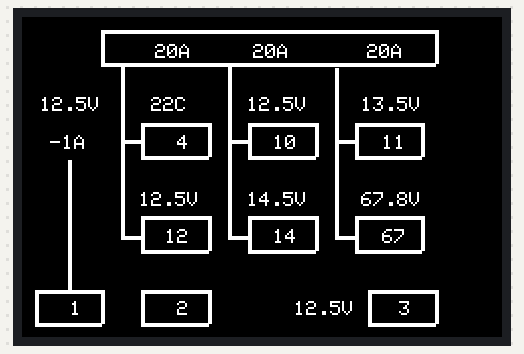
The sketch below on a simulated Arduino Uno, built with avr-gcc and run on an emulated ATmega328P. Shown: 480×320 colour display.

Above: at 0.66 s.
At 5.54 s:
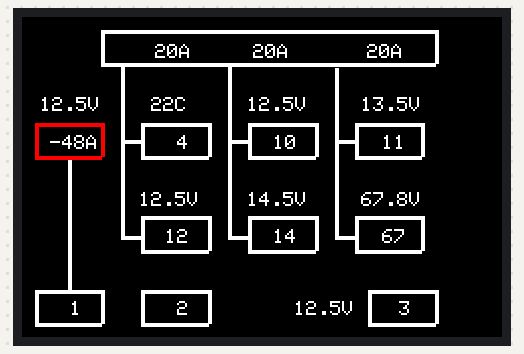
At 10.42 s:
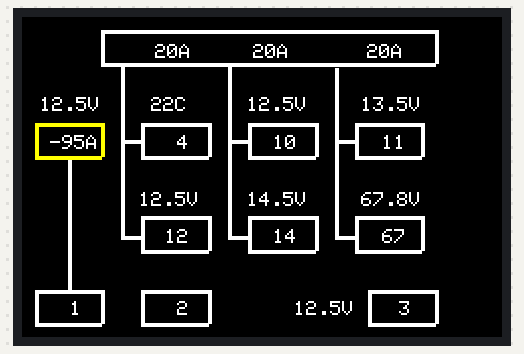
At 20.26 s:
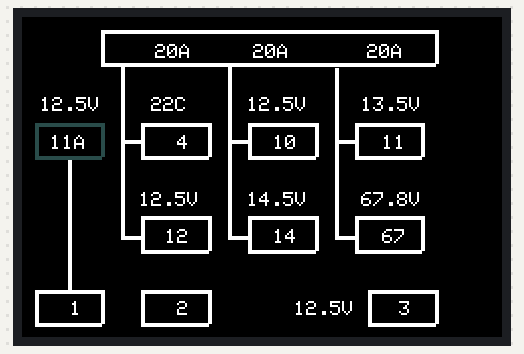
At 27.72 s:
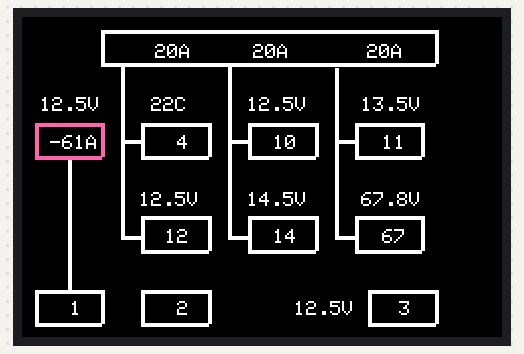
At 39.85 s:
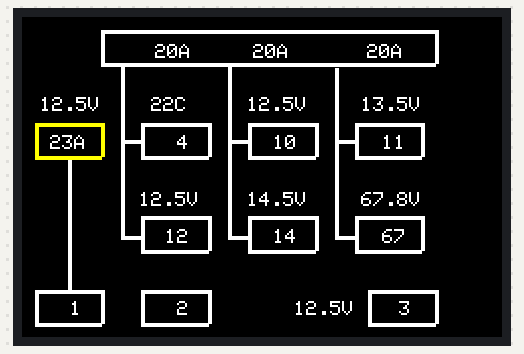

The sketch:

BatterySynoptics.ino
```cpp
// (licence header left out)
//--------------------------------------------------------------------
//  Included Files
//--------------------------------------------------------------------
#include <SPI.h>
#include "Adafruit_GFX.h"
#include "Adafruit_HX8357.h"
#include "DrawingObjects.h"
#include "Box.h"
#include "Text.h"

//--------------------------------------------------------------------
//  Pin Defines
//--------------------------------------------------------------------
#define TFT_CS    5
#define TFT_DC    6
#define TFT_RST   9

//--------------------------------------------------------------------
//  Constants
//--------------------------------------------------------------------
const int MAX_ITEMS = 45;

//--------------------------------------------------------------------
//  Enum
//--------------------------------------------------------------------
enum SYNOPTICS
{
  C1_SINGLE_CHARGER = 0,
  C3_THREE_CHARGER,
  B_1ST_COL_TOP,
  B_1ST_COL_BOTTOM,
  B_2ND_COL_TOP,
  B_2ND_COL_BOTTOM,
  B_3RD_COL_TOP,
  B_3RD_COL_BOTTOM,
  B_HOT_SLOT,
  B_SPARE_SLOT,
  B_TEST_SLOT,
  L_HOT_CHARGE,
  L_1ST_COL_1ST_SEG,
  L_1ST_COL_2ND_SEG,
  L_1ST_COL_1ST_SLOT,
  L_1ST_COL_2ND_SLOT,
  L_2ND_COL_1ST_SEG,
  L_2ND_COL_2ND_SEG,
  L_2ND_COL_1ST_SLOT,
  L_2ND_COL_2ND_SLOT,
  L_3RD_COL_1ST_SEG,
  L_3RD_COL_2ND_SEG,
  L_3RD_COL_1ST_SLOT,
  L_3RD_COL_2ND_SLOT,
  A1_SINGLE_AMPS,
  A2_FIRST_AMPS,
  A3_SECOND_AMPS,
  A4_THIRD_AMPS,
  ID_HOT_SLOT,
  ID_TEST_SLOT,
  ID_SPARE_SLOT,
  ID_1ST_SLOT,
  ID_2ND_SLOT,
  ID_3RD_SLOT,
  ID_4TH_SLOT,
  ID_5TH_SLOT,
  ID_6TH_SLOT,
  M_HOT_SLOT,
  M_TEST_SLOT,
  M_1ST_SLOT,
  M_2ND_SLOT,
  M_3RD_SLOT,
  M_4TH_SLOT,
  M_5TH_SLOT,
  M_6TH_SLOT,
  END_DRAWING_LIST  //This must be the last item in the list
};

//--------------------------------------------------------------------
//  Globals
//--------------------------------------------------------------------
Adafruit_HX8357 gTft = Adafruit_HX8357(TFT_CS, TFT_DC, TFT_RST);

//--------------------------------------------------------------------
//  Locals
//--------------------------------------------------------------------
DrawingObjects* mItems[MAX_ITEMS];

/*****************************************************************************
 **
 **  Purpose:
 **      Setup the code
 **
 **  Notes: none
 **
 *****************************************************************************/
void setup()
{
  Serial.begin(115200);

  //====================================================================
  // Setup the items
  //====================================================================
  mItems[C1_SINGLE_CHARGER] = new Box(13, 106, 79, 139, 4, 0xFFFF);
  mItems[C3_THREE_CHARGER] = new Box(79, 13, 413, 46, 4, 0xFFFF);
  mItems[B_1ST_COL_TOP] = new  Box(119, 106, 186, 139, 4, 0xFFFF);
  mItems[B_1ST_COL_BOTTOM] = new Box(119, 199, 186, 233, 4, 0xFFFF);

  mItems[B_2ND_COL_TOP] = new Box(226, 106, 293, 139, 4, 0xFFFF);
  mItems[B_2ND_COL_BOTTOM] = new Box(226, 199, 293, 233, 4, 0xFFFF);
  mItems[B_3RD_COL_TOP] = new Box(333, 106, 399, 139, 4, 0xFFFF);
  mItems[B_3RD_COL_BOTTOM] = new Box(333, 199, 399, 233, 4, 0xFFFF);

  mItems[B_HOT_SLOT] = new Box(13, 273, 79, 306, 4, 0xFFFF);
  mItems[B_SPARE_SLOT] = new Box(119, 273, 186, 306, 4, 0xFFFF);
  mItems[B_TEST_SLOT] = new Box(346, 273, 413, 306, 4, 0xFFFF);

  mItems[L_HOT_CHARGE] = new Line(46, 139, 46, 273, 4, 0xFFFF);

  mItems[L_1ST_COL_1ST_SEG] = new Line(99, 50, 99, 125, 4, 0xFFFF);
  mItems[L_1ST_COL_2ND_SEG] = new Line(99, 126, 99, 219, 4, 0xFFFF);
  mItems[L_1ST_COL_1ST_SLOT] = new Line(99, 123, 119, 123, 4, 0xFFFF);
  mItems[L_1ST_COL_2ND_SLOT] = new Line(99, 219, 119, 219, 4, 0xFFFF);

  mItems[L_2ND_COL_1ST_SEG] = new Line(206, 50, 206, 125, 4, 0xFFFF);
  mItems[L_2ND_COL_2ND_SEG] = new Line(206, 126, 206, 219, 4, 0xFFFF);
  mItems[L_2ND_COL_1ST_SLOT] = new Line(206, 123, 226, 123, 4, 0xFFFF);
  mItems[L_2ND_COL_2ND_SLOT] = new Line(206, 219, 226, 219, 4, 0xFFFF);

  mItems[L_3RD_COL_1ST_SEG] = new Line(313, 51, 313, 122, 4, 0xFFFF);
  mItems[L_3RD_COL_2ND_SEG] = new Line(313, 123, 313, 219, 4, 0xFFFF);
  mItems[L_3RD_COL_1ST_SLOT] = new Line(313, 123, 333, 123, 4, 0xFFFF);
  mItems[L_3RD_COL_2ND_SLOT] = new Line(313, 219, 333, 219, 4, 0xFFFF);

  mItems[A1_SINGLE_AMPS] = new Text(28, 118, 2, 0xFFFF, (char*)"20A");
  mItems[A2_FIRST_AMPS] = new Text(133, 27, 2, 0xFFFF, (char*)"20A");
  mItems[A3_SECOND_AMPS] = new Text(231, 27, 2, 0xFFFF, (char*)"20A");
  mItems[A4_THIRD_AMPS] = new Text(345, 27, 2, 0xFFFF, (char*)"20A");

  mItems[ID_HOT_SLOT] = new Text(36, 284, 2, 0xFFFF, (char*)" 1");
  mItems[ID_TEST_SLOT] = new Text(365, 284, 2, 0xFFFF, (char*)" 3");
  mItems[ID_SPARE_SLOT] = new Text(143, 284, 2, 0xFFFF, (char*)" 2");
  mItems[ID_1ST_SLOT] = new Text(143, 118, 2, 0xFFFF, (char*)" 4");
  mItems[ID_2ND_SLOT] = new Text(251, 118, 2, 0xFFFF, (char*)"10");
  mItems[ID_3RD_SLOT] = new Text(360, 118, 2, 0xFFFF, (char*)"11");
  mItems[ID_4TH_SLOT] = new Text(143, 212, 2, 0xFFFF, (char*)"12");
  mItems[ID_5TH_SLOT] = new Text(251, 212, 2, 0xFFFF, (char*)"14");
  mItems[ID_6TH_SLOT] = new Text(360, 212, 2, 0xFFFF, (char*)"67");

  mItems[M_HOT_SLOT] = new Text(18, 80, 2, 0xFFFF, (char*)"12.5V");
  mItems[M_TEST_SLOT] = new Text(272, 284, 2, 0xFFFF, (char*)"12.5V");
  mItems[M_1ST_SLOT] = new Text(117, 80, 2, 0xFFFF, (char*)" 22C");
  mItems[M_2ND_SLOT] = new Text(225, 80, 2, 0xFFFF, (char*)"12.5V");
  mItems[M_3RD_SLOT] = new Text(339, 80, 2, 0xFFFF, (char*)"13.5V");
  mItems[M_4TH_SLOT] = new Text(117, 175, 2, 0xFFFF, (char*)"12.5V");
  mItems[M_5TH_SLOT] = new Text(225, 175, 2, 0xFFFF, (char*)"14.5V");
  mItems[M_6TH_SLOT] = new Text(339, 175, 2, 0xFFFF, (char*)"67.8V");

  //====================================================================
  // Start the display
  //====================================================================
  gTft.begin();
  gTft.setRotation(1);
  gTft.fillScreen(HX8357_BLACK);
  delay(200);

  for(int i=0;i<MAX_ITEMS;i++)
  {
    mItems[i]->SetStandardColor(DrawingObjects::STANDARD_COLOR::WHITE);

    switch(mItems[i]->GetType())
    {
      case(DrawingObjects::TYPE_BOX):
        ((Box*)mItems[i])->Draw();
        break;
      case(DrawingObjects::TYPE_LINE):
        ((Line*)mItems[i])->Draw();
        break;
      case(DrawingObjects::TYPE_TEXT):
        ((Text*)mItems[i])->Draw();
        break;
    }
  }
}

Color gColor = 0;
int16_t gAmps=0;

/*****************************************************************************
 **
 **  Purpose:
 **      Idle Loop
 **
 **  Notes: none
 **
 *****************************************************************************/
void loop(void)
{
  mItems[0]->SetStandardColor((DrawingObjects::STANDARD_COLOR)gColor);

  if(0 == (gAmps%20))
  {
    gColor = (gColor+1)%16;
  }
  gAmps--;
  if(gAmps<-100)
  {
    gAmps = 100;
  }
  ((Text*)mItems[A1_SINGLE_AMPS])->SetAmps(gAmps);

  delay(100);
}
```

Box.cpp
```cpp
// (licence header left out)
//--------------------------------------------------------------------
//  Included Files
//--------------------------------------------------------------------
#include "Box.h"

/*****************************************************************************
 **
 **  Purpose:
 **      Constructor
 **
 **  Notes: none
 **
 *****************************************************************************/
Box::Box(int16_t oneX, int16_t oneY, int16_t twoX, int16_t twoY, int16_t size, Color color) : DrawingObjects(),
  mOne(oneX, oneY, twoX, oneY, size, color),
  mTwo(twoX, oneY, twoX, twoY, size, color),
  mThree(twoX, twoY, oneX, twoY, size, color),
  mFour(oneX, oneY, oneX, twoY, size, color)
{
    mType = DrawingObjects::TYPE_BOX;
}

/*****************************************************************************
 **
 **  Purpose:
 **      Seet the colors of the lines
 **
 **  Notes:
 **      None
 **
 *****************************************************************************/
void Box::SetColor(Color color)
{
  mOne.SetColor(color);
  mTwo.SetColor(color);
  mThree.SetColor(color);
  mFour.SetColor(color);
}

/*****************************************************************************
 **
 **  Purpose:
 **      Draw a Line in the saved color
 **
 **  Notes:
 **      None
 **
 *****************************************************************************/
void Box::Draw()
{
  mOne.Draw();
  mTwo.Draw();
  mThree.Draw();
  mFour.Draw();
}
```

Box.h
```cpp
// (licence header left out)
#ifndef BOX
#define BOX

//--------------------------------------------------------------------
//  Included Files
//--------------------------------------------------------------------
#include <Adafruit_GFX.h>
#include "DrawingObjects.h"
#include "Line.h"

//--------------------------------------------------------------------
//  Class Define
//--------------------------------------------------------------------
//  Name:
//     Box
//
//  Purpose:
//     The Box Item
//
//--------------------------------------------------------------------
class Box : public DrawingObjects
{
  //-------------------------------------------------------------
  //  Public
  //-------------------------------------------------------------
  public:
    Box(int16_t oneX, int16_t oneY, int16_t twoX, int16_t twoY, int16_t size, Color color);
    void Draw();
    void SetColor(Color color);

  //-------------------------------------------------------------
  //  Protected
  //-------------------------------------------------------------
  protected:
    Line mOne;
    Line mTwo;
    Line mThree;
    Line mFour;
};
#endif
```

DrawingObjects.cpp
```cpp
// (licence header left out)
//--------------------------------------------------------------------
//  Included Files
//--------------------------------------------------------------------
#include "DrawingObjects.h"
#include "Arduino.h"

/*****************************************************************************
 **
 **  Purpose:
 **      Constructor
 **
 **  Notes: none
 **
 *****************************************************************************/
DrawingObjects::DrawingObjects()
{
  mStandardColors[0] = 0x0000;              // BLACK
  mStandardColors[1] = 0xFFFF;              // WHITE
  mStandardColors[2] = 31727;               // GRAY
  mStandardColors[3] = 0xF800;              // RED
  mStandardColors[4] = 64192;               // ORANGE
  mStandardColors[5] = 0xFFE0;              // YELLOW
  mStandardColors[6] = 0x07E0;              // GREEN
  mStandardColors[7] = 0x001F;              // BLUE
  mStandardColors[8] = 37272;               // PURPLE
  mStandardColors[9] = 0xF81F;              // MAGENTA
  mStandardColors[10] = 0x07FF;             // CYAN
  mStandardColors[11] = 10857;              // DK_GRAY
  mStandardColors[12] = 7295;               // LT_BLUE
  mStandardColors[13] = 31712;              // DK_GREEN
  mStandardColors[14] = 64309;              // PINK
  mStandardColors[15] = 46113;              // GOLD
}

/*****************************************************************************
 **
 **  Purpose:
 **      Return the colors
 **
 **  Notes:
 **      None
 **
 *****************************************************************************/
Color DrawingObjects::GetColor()
{
  return mColor;
}

/*****************************************************************************
 **
 **  Purpose:
 **      Set one of the standard colors
 **
 **  Notes:
 **      None
 **
 *****************************************************************************/
void DrawingObjects::SetStandardColor(STANDARD_COLOR color)
{
  SetColor(mStandardColors[(int)color]);
}

/*****************************************************************************
 **
 **  Purpose:
 **      Get the standard color
 **
 **  Notes:
 **      None
 **
 *****************************************************************************/
DrawingObjects::STANDARD_COLOR DrawingObjects::GetStandardColor()
{
  for(int i=0;i<MAX_STANDARD_COLORS;i++)
  {
    if(mColor == mStandardColors[i])
    {
      return (STANDARD_COLOR)i;
    }
  }
  return DrawingObjects::STANDARD_COLOR::BLACK;
}

/*****************************************************************************
 **
 **  Purpose:
 **      Sets the color
 **
 **  Notes:
 **      None
 **
 *****************************************************************************/
void DrawingObjects::SetColor(Color color)
{
  mColor = color;
}

/*****************************************************************************
 **
 **  Purpose:
 **      Draw the item
 **
 **  Notes:
 **      None
 **
 *****************************************************************************/
void DrawingObjects::Draw()
{

}

/*****************************************************************************
 **
 **  Purpose:
 **      Return the type of item
 **
 **  Notes:
 **      None
 **
 *****************************************************************************/
int DrawingObjects::GetType(void)
{
  return mType;
}
```

DrawingObjects.h
```cpp
// (licence header left out)
#ifndef DRAWING_OBJECTS
#define DRAWING_OBJECTS

#include "Adafruit_HX8357.h"
#include "Adafruit_GFX.h"
#include <cstdint>

typedef uint32_t Color;

//--------------------------------------------------------------------
//  Class Define
//--------------------------------------------------------------------
//  Name:
//     DrawingObjects
//
//  Purpose:
//     The super class for drawing
//
//--------------------------------------------------------------------
class DrawingObjects
{
  //-------------------------------------------------------------
  //  Public
  //-------------------------------------------------------------
  public:
    static const int MAX_STANDARD_COLORS = 16;

    static const int TYPE_BOX = 0;
    static const int TYPE_LINE = 1;
    static const int TYPE_TEXT = 2;

    static enum STANDARD_COLOR
    {
      BLACK = 0,
      WHITE,
      GRAY,
      RED,
      ORANGE,
      YELLOW,
      GREEN,
      BLUE,
      PURPLE,
      MAGENTA,
      CYAN,
      LT_GRAY,
      LT_BLUE,
      DK_GREEN,
      PINK,
      GOLD
    } STANDARD_COLOR_ENUM;

    Color mStandardColors[MAX_STANDARD_COLORS];

    DrawingObjects();
    void Draw();
    int GetType(void);
    virtual void SetColor(Color color);
    Color GetColor();
    void SetStandardColor(STANDARD_COLOR color);
    STANDARD_COLOR GetStandardColor();

  //-------------------------------------------------------------
  //  Protected
  //-------------------------------------------------------------
  protected:
      Color mColor;
      int mType;
};
#endif
```

Line.cpp
```cpp
// (licence header left out)
//--------------------------------------------------------------------
//  Included Files
//--------------------------------------------------------------------
#include "Line.h"
#include "Arduino.h"

//--------------------------------------------------------------------
//  External Data
//--------------------------------------------------------------------
extern Adafruit_HX8357 gTft;

/*****************************************************************************
 **
 **  Purpose:
 **      Constructor
 **
 **  Notes: none
 **
 *****************************************************************************/
Line::Line(int16_t oneX, int16_t oneY, int16_t twoX, int16_t twoY, int16_t size, Color color) : DrawingObjects()
{
  mOneX = oneX;
  mOneY = oneY;
  mTwoX = twoX;
  mTwoY = twoY;
  mColor = color;
  mSize = size;
  mType = DrawingObjects::TYPE_LINE;
}

/*****************************************************************************
 **
 **  Purpose:
 **      Set the color of the text
 **
 **  Notes:
 **      None
 **
 *****************************************************************************/
void Line::SetColor(Color color)
{
  mColor = color;
  Draw();
}

/*****************************************************************************
 **
 **  Purpose:
 **      Draw a Line in the saved color
 **
 **  Notes:
 **      None
 **
 *****************************************************************************/
void Line::Draw()
{
  if(mOneX == mTwoX)
  {
    for(int i=0;i<mSize;i++)
    {
      gTft.drawLine(mOneX+i, mOneY, mTwoX+i, mTwoY, mColor);
    }
  }
  else
  {
    for(int i=0;i<mSize;i++)
    {
      gTft.drawLine(mOneX, mOneY+i, mTwoX, mTwoY+i, mColor);
    }
  }
}
```

Line.h
```cpp
// (licence header left out)
#ifndef LINE
#define LINE

#include <Adafruit_GFX.h>
#include "DrawingObjects.h"

//--------------------------------------------------------------------
//  Class Define
//--------------------------------------------------------------------
//  Name:
//     Line
//
//  Purpose:
//     The line item
//
//--------------------------------------------------------------------
class Line : public DrawingObjects
{
  //-------------------------------------------------------------
  //  Public
  //-------------------------------------------------------------
  public:
        Line(int16_t oneX, int16_t oneY, int16_t twoX, int16_t twoY, int16_t size, Color color);
        void Draw();
        void SetColor(Color color);

  //-------------------------------------------------------------
  //  Protected
  //-------------------------------------------------------------
  protected:
    int16_t mOneX;
    int16_t mOneY;
    int16_t mTwoX;
    int16_t mTwoY;
    int16_t mSize;
};
#endif
```

Source omitted: Text.cpp (3120 bytes), Text.h (1686 bytes)
